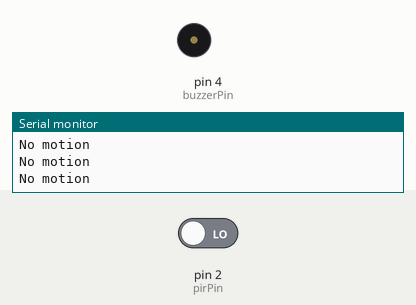
This sketch was run on a simulated Arduino Uno, built with avr-gcc and run on an emulated ATmega328P. Shown: buzzer (waves = sounding, pin HIGH), the last lines printed to the serial monitor. Inputs (shaded band) come from the test bench; at power-on: pin 2 (pirPin) LOW. Pins used as bus, display or sensor lines are not drawn.

Above: at 1.2 s.
1.3 s: pin 2 (pirPin) driven HIGH
At 1.57 s:
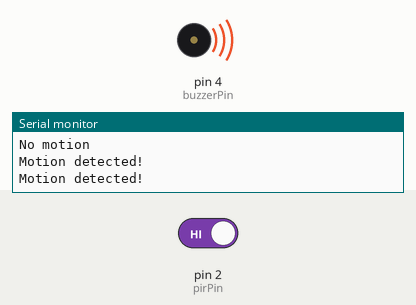
7.3 s: pin 2 (pirPin) driven LOW
At 7.3 s:
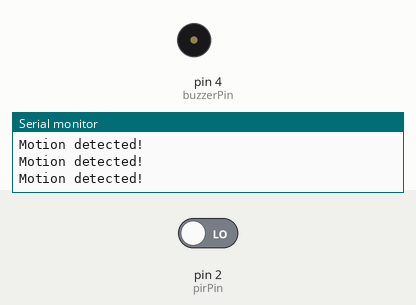
Timing chart, 0 to 10.3 s (numbered marks = the images above; inputs shaded):
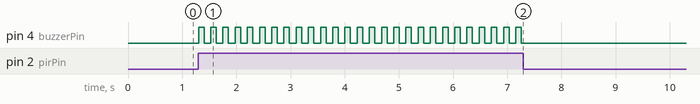

The sketch:

arduino_code_rfid_motion.ino
```cpp
#include <SPI.h>
#include <MFRC522.h>

// ----- RFID Pins -----
#define SS_PIN 10
#define RST_PIN 9
MFRC522 rfid(SS_PIN, RST_PIN);

// ----- PIR & Buzzer Pins -----
int pirPin = 2;       // PIR output pin
int buzzerPin = 4;    // Buzzer pin

void setup() {
  // RFID setup
  Serial.begin(9600);
  SPI.begin();
  rfid.PCD_Init();
  Serial.println("Place your card near the reader...");

  // PIR & buzzer setup
  pinMode(pirPin, INPUT);
  pinMode(buzzerPin, OUTPUT);
}

void loop() {
  // -------- PIR Motion Detection --------
  int motion = digitalRead(pirPin);
  if (motion == HIGH) {
    Serial.println("Motion detected!");
    digitalWrite(buzzerPin, HIGH);
    delay(100); // buzz briefly
    digitalWrite(buzzerPin, LOW);
  } else {
    Serial.println("No motion");
  }

  // -------- RFID Reading --------
  if (rfid.PICC_IsNewCardPresent() && rfid.PICC_ReadCardSerial()) {
    Serial.print("UID: ");
    for (byte i = 0; i < rfid.uid.size; i++) {
      Serial.print(rfid.uid.uidByte[i] < 0x10 ? "0" : "");
      Serial.print(rfid.uid.uidByte[i], HEX);
      if (i != rfid.uid.size - 1) Serial.print(":");
    }
    Serial.println();
    rfid.PICC_HaltA();
    rfid.PCD_StopCrypto1();
  }

  delay(100);
}
```

Measured:
- after the input at 1.3 s, pin 4 (buzzerPin): alternates HIGH for 0.10 s and LOW for 0.13 s, starting at once
- after the input at 7.3 s, pin 4 (buzzerPin): stops changing and stays LOW
